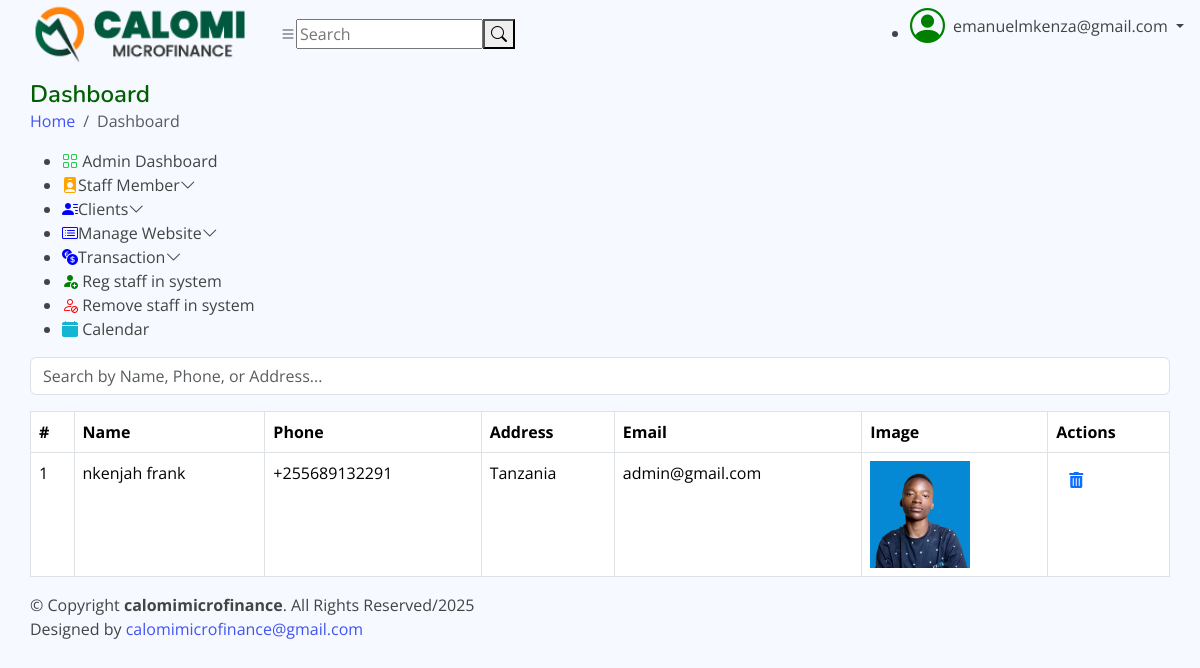
/admin/view_all_staff.php (signed in), run on the app's committed database.
### tables this page shows
CREATE TABLE `staff` (
  `id` int(11) NOT NULL,
  `name` varchar(100) NOT NULL,
  `phone` varchar(15) NOT NULL,
  `address` text NOT NULL,
  `email` varchar(100) NOT NULL,
  `image` varchar(255) NOT NULL,
  `created_at` timestamp NOT NULL DEFAULT current_timestamp()
);

### admin/view_all_staff.php (the view, shortened to what this page needs)
<?php
include("headernice.php");
include("sidebar.php");
include("linknice.php");
?>
<div class="mb-3">
    <input type="text" id="searchClient" class="form-control" placeholder="Search by Name, Phone, or Address...">
</div>
<table class="table table-bordered">
    <thead>
        <tr>
            <th scope="col">#</th>
            <th scope="col">Name</th>
            <th scope="col">Phone</th>
            <th scope="col">Address</th>
            <th scope="col">Email</th>
            <th scope="col">Image</th>
            <th scope="col">Actions</th>
        </tr>
    </thead>
    <tbody>
        <?php
        include("conn.php");
        $sql = "SELECT id, name, phone, address, email, image FROM staff";
        $result = $conn->query($sql);
        $rowNumber = 1;
        if ($result->num_rows > 0) {
            while ($row = $result->fetch_assoc()) {
                echo "<tr>";
                echo "<td>" . $rowNumber . "</td>";
                echo "<td>" . htmlspecialchars($row['name']) . "</td>";
                echo "<td>" . htmlspecialchars($row['phone']) . "</td>";
                echo "<td>" . htmlspecialchars($row['address']) . "</td>";
                echo "<td>" . htmlspecialchars($row['email']) . "</td>";
                echo "<td><img src='" . htmlspecialchars($row['image']) . "' alt='Image' width='100'></td>";
                echo "<td>
                <a href='delete_staff.php?id=" . $row['id'] . "' class='btn btn-link' onclick='return confirm(\"Are you sure you want to delete this staff member?\");'>
                    <i class='fas fa-trash-alt'></i>
                </a>
              </td>";
                echo "</tr>";
                $rowNumber++;
            }
        } else {
            echo "<tr><td colspan='7'>No staff members found.</td></tr>";
        }
        ?>
    </tbody>
</table>
<?php
include("footernice.php");
?>

### admin/assets/css/style.css (style rules this page uses)
:root { --dark-green: #005f00; --blue: #4154f1; --whitesmoke: #f6f9ff; scroll-behavior: smooth; }
a { color: var(--blue); text-decoration: none; }

### data on the page
staff: name "nkenjah frank", phone "+255689132291", address "Tanzania", email "admin@gmail.com", image (picture)

### other printed values
$_SESSION['username'] "emanuelmkenza@gmail.com"
